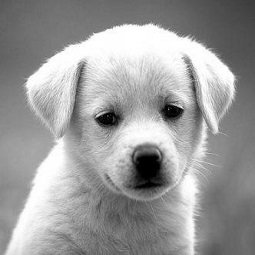
#> input picture FrequencyFilter/images/img4.jpg, 255 x 255 px, found by its file name
$ python main.py
#> lines starting #> are read from the running program, lines starting #| are printed output that depends on the picture
import cv2
import numpy as np
from matplotlib import pyplot as plt
img = cv2.imread("./images/img4.jpg",0)
#> img is the input picture: shape (255, 255); min 0, max 255, mean 155.3
histr = cv2.calcHist([img],[0],None,[256],[0,256])
#> histr = 256 values, max 1366 at index 254, min 7 at index 39, mean 254
plt.bar(np.arange(256),histr[:,0],color='b')
plt.show()
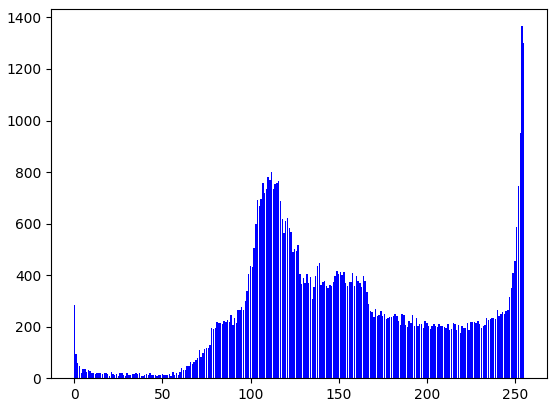
#> figure drawn by matplotlib, 1 panel; tallest bar 1366 high, from x = 253.6 to 254.4
equ = cv2.equalizeHist(img)
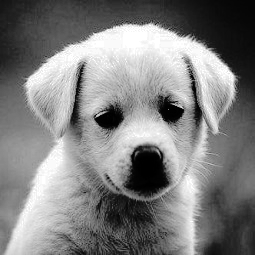
#> equ: shape (255, 255); min 0, max 255, mean 127.8
histr1 = cv2.calcHist([equ],[0],None,[256],[0,256])
#> histr1 = 256 values, max 1366 at index 250, min 0 at index 25, mean 254
plt.bar(np.arange(256),histr1[:,0],color='b')
plt.show()
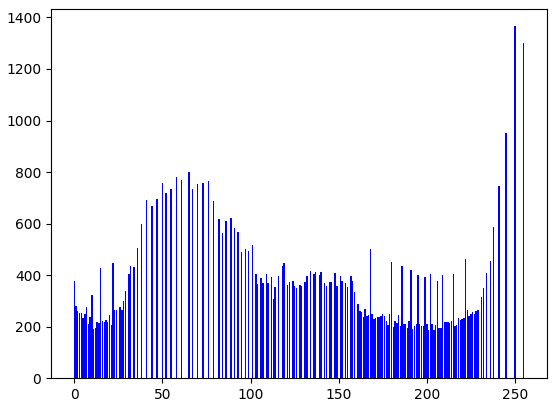
#> figure drawn by matplotlib, 1 panel; tallest bar 1366 high, from x = 249.6 to 250.4
res = np.hstack((img,equ)) #present 2 image and concat
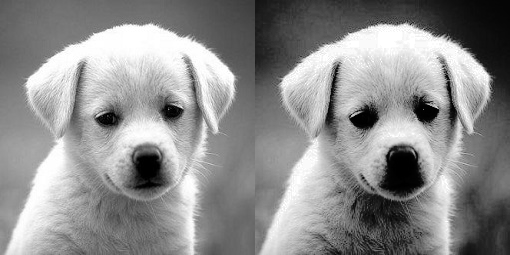
#> res: shape (255, 510); min 0, max 255, mean 141.5
plt.imshow(res,cmap='gray')
plt.show()

$ run again, with FrequencyFilter/images/img1.jpg copied over FrequencyFilter/images/img4.jpg
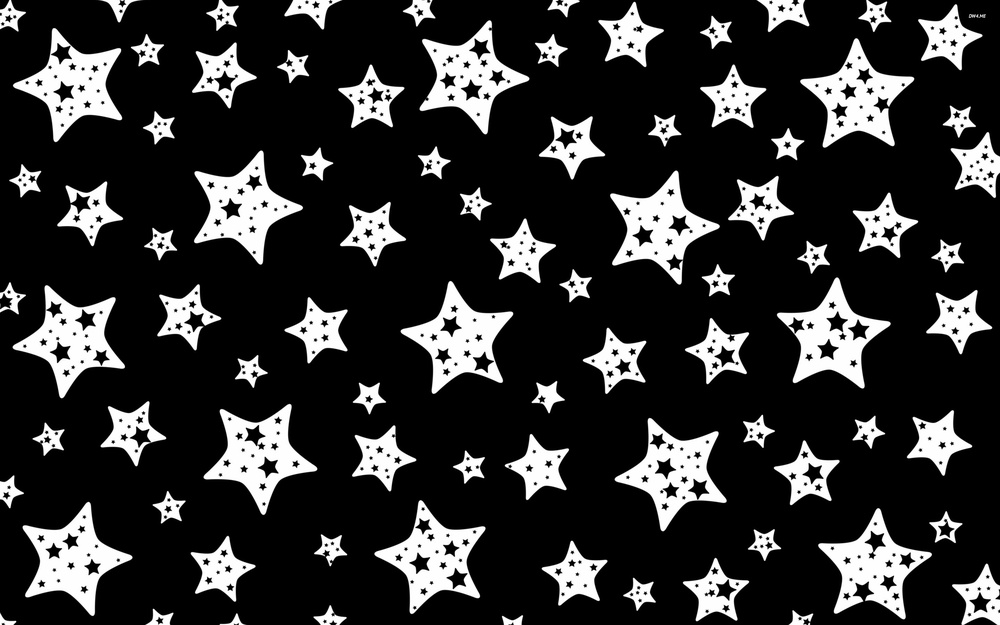
#> input picture FrequencyFilter/images/img1.jpg, 1000 x 625 px, shrunk from 2880 x 1800 before the run, found by its file name
#> img is the input picture: shape (625, 1000); min 0, max 255, mean 49.8
#> histr = 256 values, max 441125 at index 0, min 89 at index 170, mean 2441.4
#> `equ = cv2.equalizeHist(img)`:
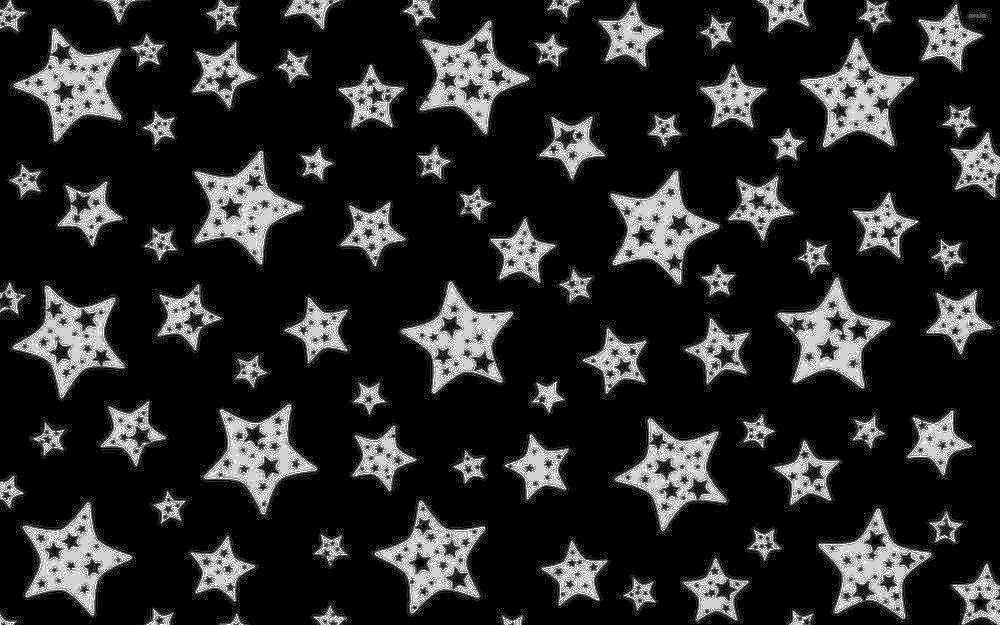
#> equ: shape (625, 1000); min 0, max 255, mean 40.6
#> histr1 = 256 values, max 441125 at index 0, min 0 at index 1, mean 2441.4
#> `res = np.hstack((img,equ))`:
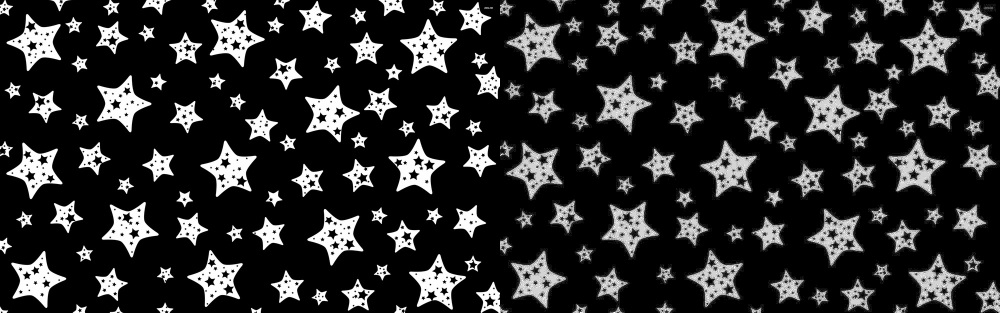
#> res: shape (625, 2000) (shown at 1/2 size); min 0, max 255, mean 45.2
